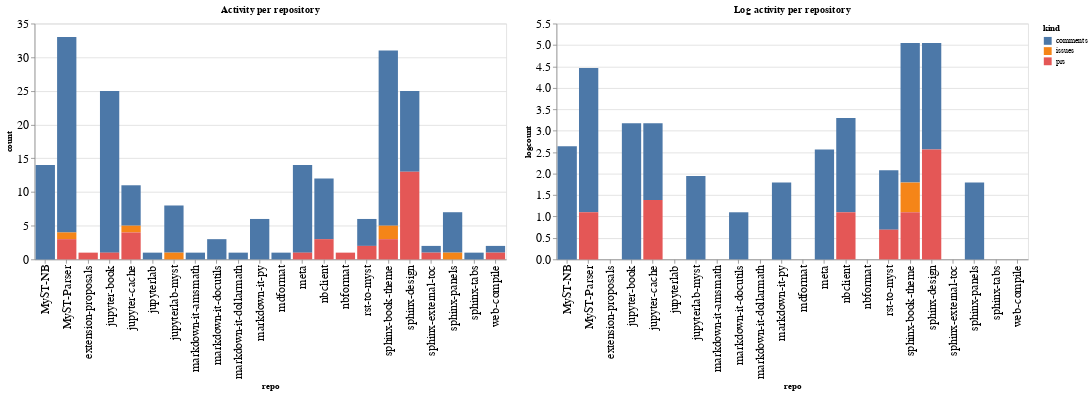

This figure's notebook cell:
### Code cell
ch1 = alt.Chart(repo_summaries, width=600, title="Activity per repository").mark_bar().encode(
    x='repo',
    y='count',
    color='kind',
    tooltip="kind"
)

ch2 = alt.Chart(repo_summaries, width=600, title="Log activity per repository").mark_bar().encode(
    x='repo',
    y='logcount',
    color='kind',
    tooltip="kind"
)

ch1 | ch2

### Figure 1 — Vega-Lite specification as saved in the notebook (floating-point values rounded to 4 significant figures)
{"config": {"axisLeft": {"labelFontSize": 15}, "axisBottom": {"labelFontSize": 15}}, "hconcat": [{"mark": "bar", "encoding": {"color": {"type": "nominal", "field": "kind"}, "tooltip": {"type": "nominal", "field": "kind"}, "x": {"type": "nominal", "field": "repo"}, "y": {"type": "quantitative", "field": "count"}}, "title": "Activity per repository", "width": 600}, {"mark": "bar", "encoding": {"color": {"type": "nominal", "field": "kind"}, "tooltip": {"type": "nominal", "field": "kind"}, "x": {"type": "nominal", "field": "repo"}, "y": {"type": "quantitative", "field": "logcount"}}, "title": "Log activity per repository", "width": 600}], "data": {"name": "data-daa36e39cc2a24232def13a2ae42faf4"}, "$schema": "https://vega.github.io/schema/vega-lite/v4.8.1.json", "datasets": {"data-daa36e39cc2a24232def13a2ae42faf4": [{"repo": "MyST-NB", "kind": "comments", "count": 14, "logcount": 2.639}, {"repo": "MyST-Parser", "kind": "comments", "count": 29, "logcount": 3.367}, {"repo": "MyST-Parser", "kind": "issues", "count": 1, "logcount": 0.0}, {"repo": "MyST-Parser", "kind": "prs", "count": 3, "logcount": 1.099}, {"repo": "extension-proposals", "kind": "prs", "count": 1, "logcount": 0.0}, {"repo": "jupyter-book", "kind": "comments", "count": 24, "logcount": 3.178}, {"repo": "jupyter-book", "kind": "prs", "count": 1, "logcount": 0.0}, {"repo": "jupyter-cache", "kind": "comments", "count": 6, "logcount": 1.792}, {"repo": "jupyter-cache", "kind": "issues", "count": 1, "logcount": 0.0}, {"repo": "jupyter-cache", "kind": "prs", "count": 4, "logcount": 1.386}, {"repo": "jupyterlab", "kind": "comments", "count": 1, "logcount": 0.0}, {"repo": "jupyterlab-myst", "kind": "comments", "count": 7, "logcount": 1.946}, {"repo": "jupyterlab-myst", "kind": "issues", "count": 1, "logcount": 0.0}, {"repo": "markdown-it-amsmath", "kind": "comments", "count": 1, "logcount": 0.0}, {"repo": "markdown-it-docutils", "kind": "comments", "count": 3, "logcount": 1.099}, {"repo": "markdown-it-dollarmath", "kind": "comments", "count": 1, "logcount": 0.0}, {"repo": "markdown-it-py", "kind": "comments", "count": 6, "logcount": 1.792}, {"repo": "mdformat", "kind": "comments", "count": 1, "logcount": 0.0}, {"repo": "meta", "kind": "comments", "count": 13, "logcount": 2.565}, {"repo": "meta", "kind": "prs", "count": 1, "logcount": 0.0}, {"repo": "nbclient", "kind": "comments", "count": 9, "logcount": 2.197}, {"repo": "nbclient", "kind": "prs", "count": 3, "logcount": 1.099}, {"repo": "nbformat", "kind": "prs", "count": 1, "logcount": 0.0}, {"repo": "rst-to-myst", "kind": "comments", "count": 4, "logcount": 1.386}, {"repo": "rst-to-myst", "kind": "prs", "count": 2, "logcount": 0.6931}, {"repo": "sphinx-book-theme", "kind": "comments", "count": 26, "logcount": 3.258}, {"repo": "sphinx-book-theme", "kind": "issues", "count": 2, "logcount": 0.6931}, {"repo": "sphinx-book-theme", "kind": "prs", "count": 3, "logcount": 1.099}, {"repo": "sphinx-design", "kind": "comments", "count": 12, "logcount": 2.485}, {"repo": "sphinx-design", "kind": "prs", "count": 13, "logcount": 2.565}, {"repo": "sphinx-external-toc", "kind": "comments", "count": 1, "logcount": 0.0}, {"repo": "sphinx-external-toc", "kind": "prs", "count": 1, "logcount": 0.0}, {"repo": "sphinx-panels", "kind": "comments", "count": 6, "logcount": 1.792}, {"repo": "sphinx-panels", "kind": "issues", "count": 1, "logcount": 0.0}, {"repo": "sphinx-tabs", "kind": "comments", "count": 1, "logcount": 0.0}, {"repo": "web-compile", "kind": "comments", "count": 1, "logcount": 0.0}, {"repo": "web-compile", "kind": "prs", "count": 1, "logcount": 0.0}]}}
